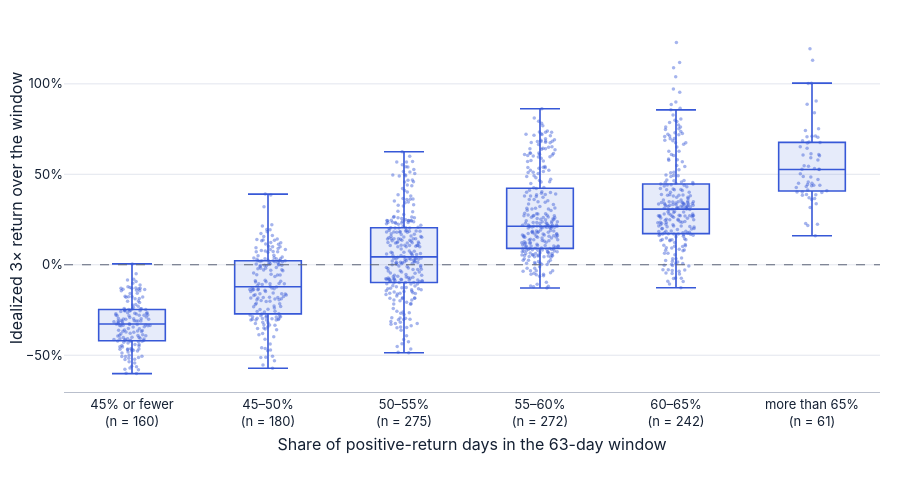

The code cell stored with this chart in its notebook:
### Markdown cell above
## 5. Positive days versus the leveraged outcome (article Figure 5)

If volatility drag does not make a loss inevitable, how much do positive days matter? The windows are grouped by their share of positive-return days. Hovering a point shows its dates, QQQ return, realized volatility and exact positive-day count.

### Code cell
bins = emp.bin_by_positive_share(w)
display(bins.style.format({"bench_median": "{:+.2%}", "lev_median": "{:+.2%}", "lev_min": "{:+.2%}", "lev_max": "{:+.2%}"}))
print(f"Spearman rank correlation, positive-day share vs idealized 3x return: {w[['pos_share', 'lev_return']].corr('spearman').iloc[0, 1]:.2f}")
print("Windows with exactly the same positive-day count still differ widely:")
display(w.groupby("pos_days").agg(n=("lev_return", "size"), qqq_min=("bench_return", "min"), qqq_max=("bench_return", "max"),
                                  lev_min=("lev_return", "min"), lev_median=("lev_return", "median"), lev_max=("lev_return", "max")).loc[34:42]
        .style.format({c: "{:+.1%}" for c in ["qqq_min", "qqq_max", "lev_min", "lev_median", "lev_max"]}))

fig5 = figs.fig_green_days(w, ROLL_HORIZON)
fig5.show()
save(fig5, "05-positive-days-rolling",
     alt="Box plots with every point shown, for 1,190 overlapping 63-day QQQ windows grouped by share of positive days, from 45 percent or fewer to more than 65 percent. The median idealized 3× return rises from about −33 percent to about +53 percent, but each group spans a wide range, for example from about −13 percent to +86 percent in the 55 to 60 percent group.",
     caption="More positive days push the idealized 3× outcome up, but the share of green days alone does not determine it: windows with similar positive-day shares end anywhere from a loss to a large gain, depending on the size of the daily moves.",
     assumptions="Observed IBKR daily closes of QQQ, 2021-10-11 to 2026-10-07, not total-return adjusted; 63-day overlapping windows (about 19 independent quarters). The 3× series is an idealized model without fees, financing or tracking error.",
     size=(1100, 560))

### Figure 1 — Plotly figure (JSON) as saved in the notebook; plotly's stock layout.template omitted (floating-point values rounded to 4 significant figures; data arrays with more than 128 entries replaced by an {"elided": "..."} marker saying what was removed)
{"data": [{"boxmean": false, "boxpoints": "all", "customdata": {"elided": "160x6 str values"}, "fillcolor": "rgba(55,88,215,0.12)", "hovertemplate": "<b>%{customdata[0]} to %{customdata[1]}</b><br>Idealized 3× return: %{y:+.2f}%<br>QQQ return: %{customdata[2]:+.2f}%<br>3 × QQQ return: %{customdata[3]:+.2f}%<br>Realized volatility: %{customdata[4]:.2f}%<br>Positive days: %{customdata[5]} of 63<extra></extra>", "jitter": 0.55, "line": {"color": "#3758d7", "width": 1.6}, "marker": {"color": "#3758d7", "opacity": 0.45, "size": 3.5}, "name": "45% or fewer<br>(n = 160)", "pointpos": 0, "showlegend": false, "type": "box", "whiskerwidth": 0.6, "y": {"elided": "160 float values"}}, {"boxmean": false, "boxpoints": "all", "customdata": {"elided": "180x6 str values"}, "fillcolor": "rgba(55,88,215,0.12)", "hovertemplate": "<b>%{customdata[0]} to %{customdata[1]}</b><br>Idealized 3× return: %{y:+.2f}%<br>QQQ return: %{customdata[2]:+.2f}%<br>3 × QQQ return: %{customdata[3]:+.2f}%<br>Realized volatility: %{customdata[4]:.2f}%<br>Positive days: %{customdata[5]} of 63<extra></extra>", "jitter": 0.55, "line": {"color": "#3758d7", "width": 1.6}, "marker": {"color": "#3758d7", "opacity": 0.45, "size": 3.5}, "name": "45–50%<br>(n = 180)", "pointpos": 0, "showlegend": false, "type": "box", "whiskerwidth": 0.6, "y": {"elided": "180 float values"}}, {"boxmean": false, "boxpoints": "all", "customdata": {"elided": "275x6 str values"}, "fillcolor": "rgba(55,88,215,0.12)", "hovertemplate": "<b>%{customdata[0]} to %{customdata[1]}</b><br>Idealized 3× return: %{y:+.2f}%<br>QQQ return: %{customdata[2]:+.2f}%<br>3 × QQQ return: %{customdata[3]:+.2f}%<br>Realized volatility: %{customdata[4]:.2f}%<br>Positive days: %{customdata[5]} of 63<extra></extra>", "jitter": 0.55, "line": {"color": "#3758d7", "width": 1.6}, "marker": {"color": "#3758d7", "opacity": 0.45, "size": 3.5}, "name": "50–55%<br>(n = 275)", "pointpos": 0, "showlegend": false, "type": "box", "whiskerwidth": 0.6, "y": {"elided": "275 float values"}}, {"boxmean": false, "boxpoints": "all", "customdata": {"elided": "272x6 str values"}, "fillcolor": "rgba(55,88,215,0.12)", "hovertemplate": "<b>%{customdata[0]} to %{customdata[1]}</b><br>Idealized 3× return: %{y:+.2f}%<br>QQQ return: %{customdata[2]:+.2f}%<br>3 × QQQ return: %{customdata[3]:+.2f}%<br>Realized volatility: %{customdata[4]:.2f}%<br>Positive days: %{customdata[5]} of 63<extra></extra>", "jitter": 0.55, "line": {"color": "#3758d7", "width": 1.6}, "marker": {"color": "#3758d7", "opacity": 0.45, "size": 3.5}, "name": "55–60%<br>(n = 272)", "pointpos": 0, "showlegend": false, "type": "box", "whiskerwidth": 0.6, "y": {"elided": "272 float values"}}, {"boxmean": false, "boxpoints": "all", "customdata": {"elided": "242x6 str values"}, "fillcolor": "rgba(55,88,215,0.12)", "hovertemplate": "<b>%{customdata[0]} to %{customdata[1]}</b><br>Idealized 3× return: %{y:+.2f}%<br>QQQ return: %{customdata[2]:+.2f}%<br>3 × QQQ return: %{customdata[3]:+.2f}%<br>Realized volatility: %{customdata[4]:.2f}%<br>Positive days: %{customdata[5]} of 63<extra></extra>", "jitter": 0.55, "line": {"color": "#3758d7", "width": 1.6}, "marker": {"color": "#3758d7", "opacity": 0.45, "size": 3.5}, "name": "60–65%<br>(n = 242)", "pointpos": 0, "showlegend": false, "type": "box", "whiskerwidth": 0.6, "y": {"elided": "242 float values"}}, {"boxmean": false, "boxpoints": "all", "customdata": {"elided": "61x6 str values"}, "fillcolor": "rgba(55,88,215,0.12)", "hovertemplate": "<b>%{customdata[0]} to %{customdata[1]}</b><br>Idealized 3× return: %{y:+.2f}%<br>QQQ return: %{customdata[2]:+.2f}%<br>3 × QQQ return: %{customdata[3]:+.2f}%<br>Realized volatility: %{customdata[4]:.2f}%<br>Positive days: %{customdata[5]} of 63<extra></extra>", "jitter": 0.55, "line": {"color": "#3758d7", "width": 1.6}, "marker": {"color": "#3758d7", "opacity": 0.45, "size": 3.5}, "name": "more than 65%<br>(n = 61)", "pointpos": 0, "showlegend": false, "type": "box", "whiskerwidth": 0.6, "y": [38.68, 40.2, 45.03, 43.64, 53.18, 52.8, 48.84, 52.82, 57.85, 67.3, 68.56, 64.38, 74.24, 90.48, 84.03, 67.55, 71.02, 70.8, 61.34, 42.72, 50.3, 37.02, 40.21, 38.86, 54.67, 48.55, 22.83, 16.07, 22.33, 21.73, 36.66, 31.69, 41.32, 39.99, 44.34, 43.92, 33.71, 36.13, 38.46, 43.2, 54.42, 52.67, 45.08, 100.4, 113.1, 100.2, 88.68, 75.25, 71.17, 70.53, 67.89, 65.29, 60.99, 60.74, 60.27, 59.16, 47.17, 40.95, 45.76, 43.89, 119.3]}], "layout": {"font": {"color": "#142033", "family": "Inter, system-ui, -apple-system, 'Segoe UI', sans-serif", "size": 13}, "height": 480, "hovermode": "closest", "margin": {"b": 88, "l": 64, "r": 20, "t": 24}, "paper_bgcolor": "white", "plot_bgcolor": "white", "shapes": [{"line": {"color": "#5d6678", "dash": "dash", "width": 1.2}, "type": "line", "x0": 0, "x1": 1, "xref": "x domain", "y0": 0, "y1": 0, "yref": "y"}], "xaxis": {"linecolor": "#b9bfcc", "title": {"text": "Share of positive-return days in the 63-day window"}}, "yaxis": {"gridcolor": "#e3e6ee", "ticksuffix": "%", "title": {"text": "Idealized 3× return over the window"}, "zeroline": false}}}
